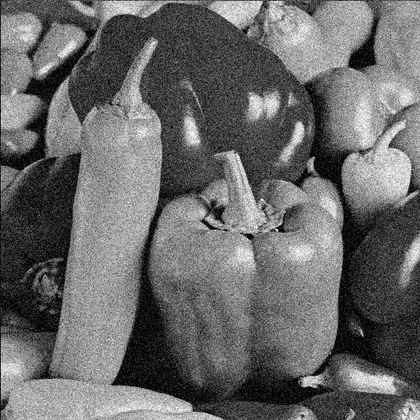
%> input picture 01_Otsu大津算法/二维OTSU/NgPeppers.tif, 420 x 420 px, shrunk from 512 x 512 before the run
$ octave testOtsuThresholding1.m   (GNU Octave 9; MATLAB toolbox functions it lacks are replaced by stand-ins)
%> lines starting %> are read from the running program, lines starting %| are printed output that depends on the picture; in (x1, y1, x2, y2) boxes, pixels count from 0 and x2, y2 are one past the last pixel; in counts of white or black regions, pixels touching at a corner belong together; the program's own positions count from 1
### 01_Otsu大津算法/01_myOtsuMetod/myOtsu.m
function [finalThreshold] = myOtsu(Histogram)
%{
函数说明： 使用Otsu方法对直方图进行阈值选择函数
参数说明：
	Histogram：待处理的二值图像直方图
返回值说明：
    finalThreshold：得到的阈值
---------------------------------------------------------------------------

调用示例：[finalThreshold] = otsuThresholding(Histogram)
%}
    % 1 Otsu方法（此处使用的为累加的方法）
    wk = 0;
    muk = 0;
    L = length(Histogram);
    muT = sum((0 : L - 1) .* Histogram);
    w1 = 0;
    w2 = 0;
    mu1 = 0;
    mu2 = 0;

    for k = 1 : L
        wk = wk + Histogram(k);
        muk = muk + (k - 1) * Histogram(k);
        sigma_B(k) = (muT * wk - muk)^2 / (wk * (1 - wk));

    end

    for i = 1:L
        for k = 1:i
            w1 = w1 + Histogram(k);
            mu1 = mu1 + (k - 1) * Histogram(k);
            % mu2 = mu2 + (L - k + 1) * Histogram(k + 1);
        end
        for k = L:-1:i+1
            w2 = w2 + Histogram(k);
            mu2 = mu2 + (k - 1) * Histogram(k);
        end
        k_opt(i) = power(mu1, 2) + power(mu2, 2);
    end
    [maxValue1, threshold1] = max(k_opt);

    % 2 找到对应sigmaB的最大值索引减去1 即为所求阈值
    [maxValue, threshold] = max(sigma_B);
    finalThreshold = threshold - 1;
    disp([maxValue, threshold]);

    % 3 绘制目标函数图像，图像直方图
    % 3.1 为了便于观察sigmaB所构成的曲线（目标函数曲线），对sigmaB的值进行归一化处理
    sigmaB_Normal = (sigma_B - min(sigma_B)) ./ (max(sigma_B) - min(sigma_B));

    % 3.2 为了便于观察灰度值出现的频率构成的曲线（灰度直方图），将Histogram值进行了归一化[0,1]
    % 可能有问题
    frequencyNormal = (Histogram - min(Histogram)) ./ (max(Histogram) - min(Histogram));

    figure, hold on,
    plot(0 : (L - 1), sigmaB_Normal(:), 'r-'),
    plot([finalThreshold, finalThreshold], [0.0 1.0], 'r-.'),% 标记计算的阈值的位置
    plot(0 : (L - 1), frequencyNormal),
    xlim([0 (L - 1)]),
    title('类间方差变化曲线及其最优阈值'),
    text(finalThreshold, 0.5, ['\leftarrow' num2str(finalThreshold)], 'HorizontalAlignment', 'left'),
    hold off;
end

### 01_Otsu大津算法/01_myOtsuMetod/subim2bw.m
function [imgbw] = subim2bw(img, threshold)
%{
函数说明： 二值化处理函数
参数说明：
	img：待二值化处理的图像
	threshold：阈值
返回值说明：
    imgbw：分割后的二值图像
---------------------------------------------------------------------------

调用示例：[imgbw] = subim2bw(img, threshold)
%}
    imgbw = false(size(img));  % 将整幅输入的图像全部置为0/False
    imgbw(img > threshold) = true;  % 图像矩阵的像素值大于阈值的置为1/True

### 01_Otsu大津算法/01_myOtsuMetod/RegionNonuniformity.m
function [NU] = RegionNonuniformity(originImage, resultImage)
% 函数说明：计算分割图像的区域不均匀性
% 参数说明： originImage：原始图像
%           resultImage：分割后的二值图像
% 返回值:
%           NU:区域不均匀程度
%-----------------------------------------------------------------------------

% 调用实例：NU = RegionNonuniformity(originImage, resultImage)

    % 取反操作（注意此操作不一定要执行，要根据前景（目标像素）像素为白色或黑色来判断，如果为黑色则要取反操作）
    resultImage = ~resultImage;
    % 为避免点乘操作出现误差，先将数据类型变为double
    originImage = im2double(originImage);
    resultImage = im2double(resultImage);
    % 计算前景（目标）和背景像素的个数
    FT_num = nnz(resultImage);
    BT_num = nnz(~resultImage);
    % 计算整幅图像的标准差
    sigma = std2(originImage);
    % 计算前景图像
    foregroundImage = originImage .* resultImage;
    % 计算前景图像标准差
    % 操作分割出来的前景图像，将其为0的像素设置为空数组，方便计算矩阵的标准差
    foregroundImage(find(foregroundImage == 0)) = [];
    sigma_f = std(foregroundImage);
    % 计算区域的不均匀程度
    NU = (FT_num / (FT_num + BT_num)) * power(sigma_f, 2) / power(sigma, 2);

end

### 01_Otsu大津算法/01_myOtsuMetod/Q.m
function [Qe] = Q(originImage, resultImage)
% 函数说明：Q法评估分割图像的质量
% 参数说明：
%   originImage：原始图像
%   resultImage：二值图像
% 返回值说明：
%   Q：评估值，值越小越好。
%----------------------------------------------------------------------------------

% 调用示例：[Qe] = Q(originImage, resultImage)

    % 1、计算图像的大小，并调整图像数据类型
    [M, N] = size(originImage);
    maxValue = max(max(originImage));
    originImage = im2double(originImage);
    resultImage = im2double(resultImage);
    originImage = originImage * double(maxValue);

    % 2、计算前景和背景图像
    foregroundImage = originImage .* resultImage;
    backgroundImage = originImage .* ~resultImage;

    % 3、计算前景和背景图像的像素个数
    foregroundImage_size = nnz(resultImage);
    backgroundImage_size = nnz(~resultImage);

    % 4、计算前景和背景图像的总的灰度像素值
    foregroundImage_value_sum = sum(sum(foregroundImage));
    backgroundImage_value_sum = sum(sum(backgroundImage));

    % 5、计算前景和背景图像的灰度均值
    foregroundImage_value_average = foregroundImage_value_sum / foregroundImage_size;
    backgroundImage_value_average = backgroundImage_value_sum / backgroundImage_size;

    % 6、计算前景和背景图像的均值矩阵
    foregroundImage_average_matrix = resultImage .* foregroundImage_value_average;
    backgroundImage_average_matrix = ~resultImage .* backgroundImage_value_average;

    % 7、计算前景和背景图像的差值矩阵
    foregroundImage_diff_matrix = foregroundImage - foregroundImage_average_matrix;
    backgroundImage_diff_matrix = backgroundImage - backgroundImage_average_matrix;

    % 8、计算前景和背景图像的平方颜色误差
    e1_2 = sum(sum(power(foregroundImage_diff_matrix, 2)));
    e2_2 = sum(sum(power(backgroundImage_diff_matrix, 2)));

    % 9、给定RAi的值，实际上要做判断才能得出
    RA1 = 1;
    RA2 = 1;

    % 10、计算Q值
    Qe = (sqrt(2) / (N * M)) * ((e1_2 / (1 + log(foregroundImage_size)) + ...
            power((RA1 / foregroundImage_size), 2)) + ...
            (e2_2 / (1 + log(backgroundImage_size)) + ...
            power((RA2 / backgroundImage_size), 2)));
end

### 01_Otsu大津算法/01_myOtsuMetod/F.m
function [Res] = F(originImage, resultImage)
% 函数说明：F法评估分割图像的质量
% 参数说明：
%   originImage：原始图像
%   resultImage：二值图像
% 返回值说明：
%   F：评估值，值越小越好。
%----------------------------------------------------------------------------------

% 调用示例：[Res] = F(originImage, resultImage)

    % 1、计算图像的大小，并调整图像数据类型
    [M, N] = size(originImage);
    maxValue = max(max(originImage));
    originImage = im2double(originImage);
    resultImage = im2double(resultImage);
    originImage = originImage * double(maxValue);

    % 2、计算前景和背景图像
    foregroundImage = originImage .* resultImage;
    backgroundImage = originImage .* ~resultImage;

    % 3、计算前景和背景图像的像素个数
    foregroundImage_size = nnz(resultImage);
    backgroundImage_size = nnz(~resultImage);

    % 4、计算前景和背景图像的总的灰度像素值
    foregroundImage_value_sum = sum(sum(foregroundImage));
    backgroundImage_value_sum = sum(sum(backgroundImage));

    % 5、计算前景和背景图像的灰度均值
    foregroundImage_value_average = foregroundImage_value_sum / foregroundImage_size;
    backgroundImage_value_average = backgroundImage_value_sum / backgroundImage_size;

    % 6、计算前景和背景图像的均值矩阵
    foregroundImage_average_matrix = resultImage .* foregroundImage_value_average;
    backgroundImage_average_matrix = ~resultImage .* backgroundImage_value_average;

    % 7、计算前景和背景图像的差值矩阵
    foregroundImage_diff_matrix = foregroundImage - foregroundImage_average_matrix;
    backgroundImage_diff_matrix = backgroundImage - backgroundImage_average_matrix;

    % 8、计算前景和背景图像的平方颜色误差
    e1_2 = sum(sum(power(foregroundImage_diff_matrix, 2)));
    e2_2 = sum(sum(power(backgroundImage_diff_matrix, 2)));

    % 9、计算F值
    Res = (sqrt(2) / (N * M)) * ((e1_2 / sqrt(foregroundImage_size)) +...
                                (e2_2 / sqrt(backgroundImage_size)));
end

### 01_Otsu大津算法/01_myOtsuMetod/testOtsuThresholding1.m
% 测试Otsu阈值分割
clc,clear; close all;

% 相关图像操作
[fileName,pathName] = uigetfile({'*.*'; '*.bmp'; '*.jpg'; '*.tif'}, 'Select the original image file');
%> the answer given: ../二维OTSU/NgPeppers.tif
fileName = strcat(pathName, fileName);
image = imread(fileName);
%> image is the input picture: size 420x420 uint8; min 0, max 255, mean 105

if (size(image,3) == 3)  % 如果是三通道图像，将其转化为单通道图像
    figure,imshow(image),title('Original Color Image');
    image = im2double(rgb2gray(image));
end

% 2 计算直方图，并归一化直方图
Histogram = imhist(image);% 图像每个灰度级的像素数
%> Histogram = 256 values, max 1585 at index 1, min 4 at index 254, mean 689.1
Histogram = (Histogram / sum(Histogram))';% 归一化 将竖轴显示为每种灰度级的概率
%> Histogram = 256 values, max 0.00899 at index 1, min 2.27e-05 at index 254, mean 0.00391

% 3 使用OTSU方法进行阈值分割，并记录运行时间
tic;
threshold = myOtsu(Histogram);
%> in myOtsu, `muT = sum((0 : L - 1) .* Histogram);`: muT = 105
%> the loop in myOtsu, `for k = 1 : L` made 256 passes
%> (wk, muk) on passes 1 to 3: (0.00899, 0), (0.0119, 0.00292), (0.0147, 0.00849)
%> after the loop in myOtsu, `for k = 1 : L`: sigma_B = 256 values, max 2617.8 at index 105, min -4.09e-12 at index 256, mean 1384.8; wk = 1
%> after the loop in myOtsu, `for i = 1:L`: k_opt = 256 values from 11021 to 363330296.3; mu1 = 12390.5; mu2 = 14484.7; w1 = 151; w2 = 105
%> in myOtsu, `[maxValue1, threshold1] = max(k_opt);`: maxValue1 = 363330296.3; threshold1 = 256
%> in myOtsu, `[maxValue, threshold] = max(sigma_B);`: maxValue = 2617.8; threshold = 105
%> in myOtsu, `finalThreshold = threshold - 1;`: finalThreshold = 104
%|    2617.79    105.00
%> in myOtsu, `sigmaB_Normal = (sigma_B - min(sigma_B)) ./ (max(sigma_B) - min(sigma_..`: sigmaB_Normal = 256 values, max 1 at index 105, min 0 at index 256, mean 0.529
%> in myOtsu, `frequencyNormal = (Histogram - min(Histogram)) ./ (max(Histogram) - mi..`: frequencyNormal = 256 values, max 1 at index 1, min 0 at index 254, mean 0.433
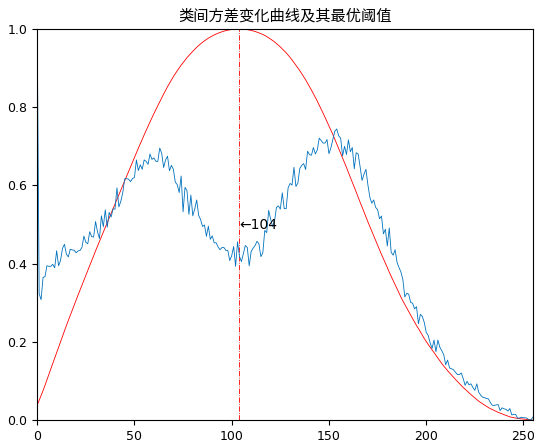
%> figure redrawn from the program's plot data; curve peaks at x = 104, y = 1; curve peaks at x = 0, y = 1
%> threshold = 104
runTime = toc;

% 4 根据选择的阈值进行二值化处理
[imgbw] = subim2bw(image, threshold);
%> in subim2bw, `imgbw(img > threshold) = true;`:
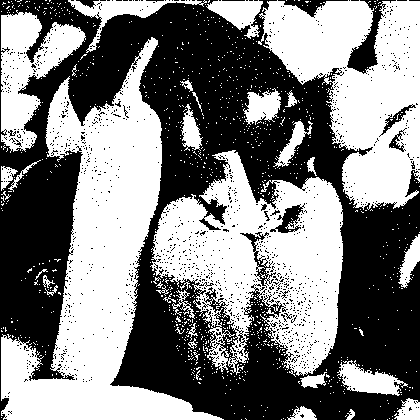
%> imgbw: size 420x420 logical; 50.6% white; 1281 black regions (1266 under 20 px), largest, box (x1, y1, x2, y2) and area: (0, 0, 420, 420) 81727, (347, 0, 396, 74) 1065, (270, 203, 305, 233) 420

NU = RegionNonuniformity(image, imgbw);
%> in RegionNonuniformity, `FT_num = nnz(resultImage);`: FT_num = 87109
%> in RegionNonuniformity, `BT_num = nnz(~resultImage);`: BT_num = 89291
%> in RegionNonuniformity, `sigma = std2(originImage);`: sigma = 0.231
%> in RegionNonuniformity, `foregroundImage = originImage .* resultImage;`:
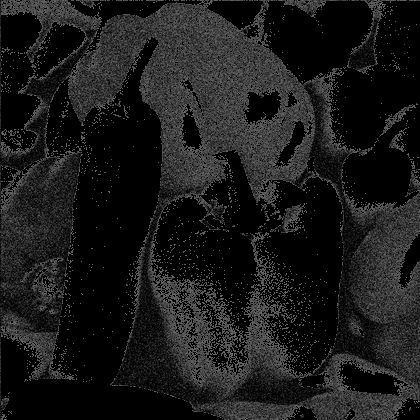
%> foregroundImage: size 420x420 double; min 0, max 0.408, mean 0.103
%> in RegionNonuniformity, `sigma_f = std(foregroundImage);`: sigma_f = 0.109
%> in RegionNonuniformity, `NU = (FT_num / (FT_num + BT_num)) * power(sigma_f, 2) / power(sigma, 2);`: NU = 0.11
%> NU = 0.11
QQ = Q(image, imgbw);
%> in Q, `maxValue = max(max(originImage));`: maxValue = 255
%> in Q, `foregroundImage = originImage .* resultImage;`:
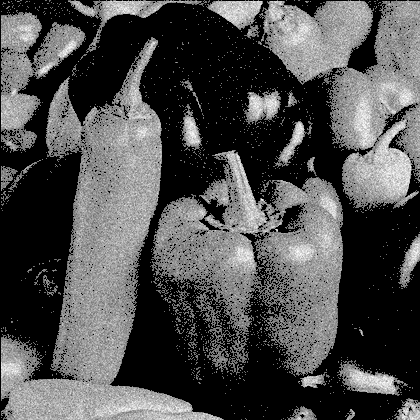
%> foregroundImage: size 420x420 double; min 0, max 255, mean 78.7
%> in Q, `foregroundImage_size = nnz(resultImage);`: foregroundImage_size = 89291
%> in Q, `backgroundImage_size = nnz(~resultImage);`: backgroundImage_size = 87109
%> in Q, `foregroundImage_value_sum = sum(sum(foregroundImage));`: foregroundImage_value_sum = 13886225
%> in Q, `backgroundImage_value_sum = sum(sum(backgroundImage));`: backgroundImage_value_sum = 4632449
%> in Q, `foregroundImage_value_average = foregroundImage_value_sum / foreground..`: foregroundImage_value_average = 155.5
%> in Q, `backgroundImage_value_average = backgroundImage_value_sum / background..`: backgroundImage_value_average = 53.18
%> in Q, `foregroundImage_diff_matrix = foregroundImage - foregroundImage_averag..`:
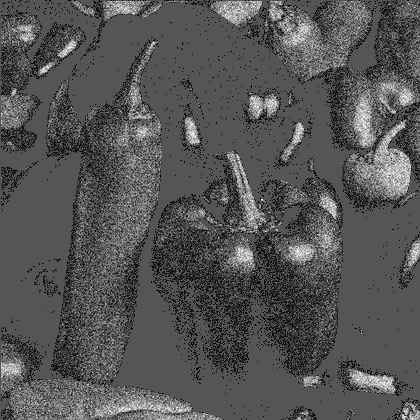
%> foregroundImage_diff_matrix: size 420x420 double; min -50.52, max 99.48, mean 0; drawn with min black and max white
%> in Q, `backgroundImage_diff_matrix = backgroundImage - backgroundImage_averag..`:
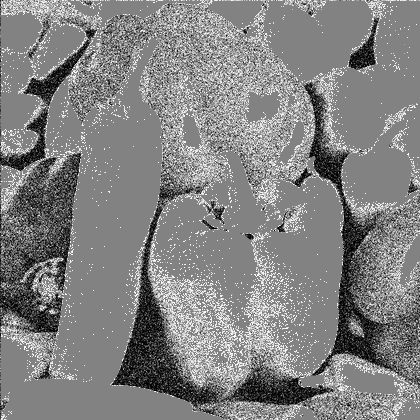
%> backgroundImage_diff_matrix: size 420x420 double; min -53.18, max 50.82, mean 0; drawn with min black and max white
%> in Q, `e1_2 = sum(sum(power(foregroundImage_diff_matrix, 2)));`: e1_2 = 78874668.4
%> in Q, `e2_2 = sum(sum(power(backgroundImage_diff_matrix, 2)));`: e2_2 = 70333240.4
%> in Q, `Qe = (sqrt(2) / (N * M)) * ((e1_2 / (1 + log(foregroundImage_size)) + ..`: Qe = 96.56
%> QQ = 96.56
Res = F(image, imgbw);
%> in F, `Res = (sqrt(2) / (N * M)) * ((e1_2 / sqrt(foregroundImage_size)) + (e2..`: Res = 4.03
%> Res = 4.03

% 5 绘制结果图像
figure,
subplot(131), imshow(image), title('原始图像');
subplot(132), imhist(image), title('原始图像直方图');
subplot(133), imshow(imgbw), title('基于Otsu的阈值分割结果');
%> after `title('基于Otsu的阈值分割结果')`:
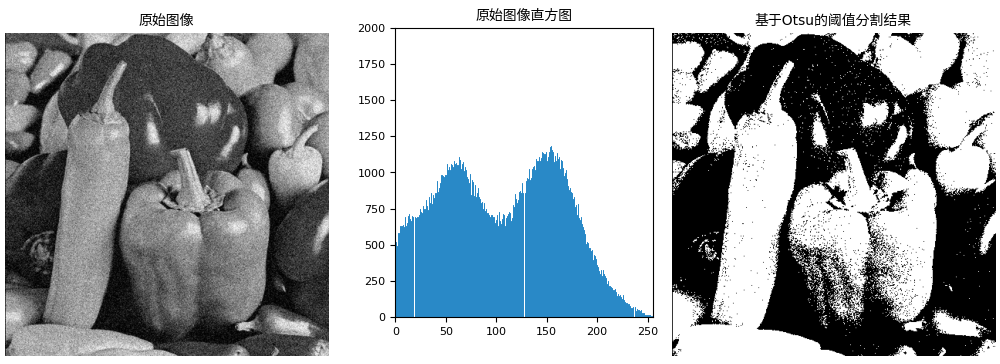
%> figure redrawn from the program's plot data, 3 panels
